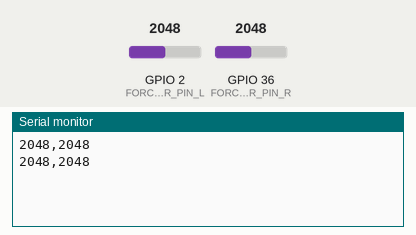
Simulated run of this sketch. Board: ESP32. Shown: the last lines printed to the serial monitor. The test bench sets the inputs (shaded band); at power-on: GPIO 2 (FORCE_SENSOR_PIN_L) = 2048, GPIO 36 (FORCE_SENSOR_PIN_R) = 2048.

Above: at 1.8 s.
1.9 s: GPIO 2 (FORCE_SENSOR_PIN_L) set to 2866
At 2.8 s:
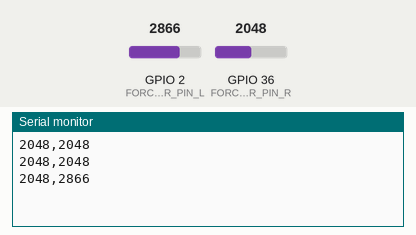
3.4 s: GPIO 36 (FORCE_SENSOR_PIN_R) set to 2866
At 4.7 s:
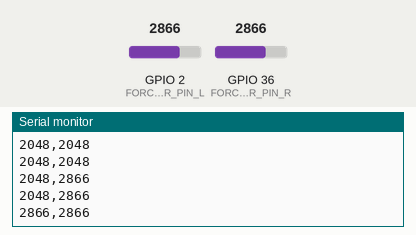
4.9 s: GPIO 2 (FORCE_SENSOR_PIN_L) set to 3603
At 5.7 s:
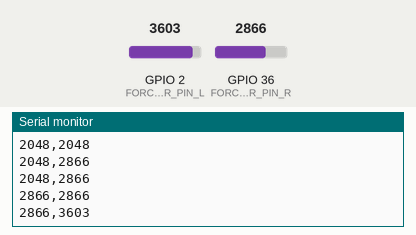
6.4 s: GPIO 36 (FORCE_SENSOR_PIN_R) set to 3603
At 7.8 s:
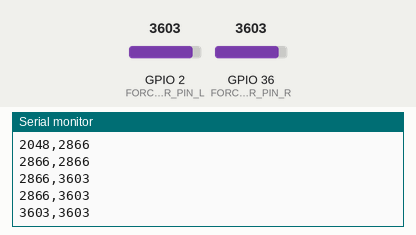
Timing chart, 0 to 8.9 s (numbered marks = the images above; inputs shaded):
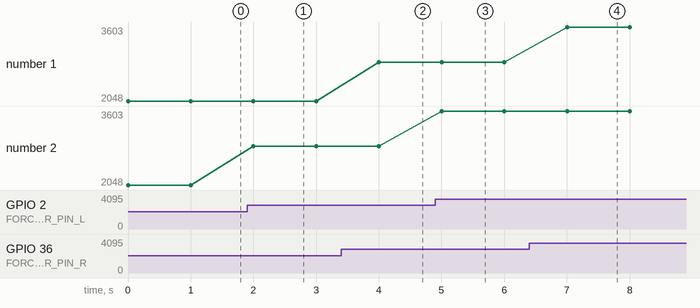

The sketch:

forcesensor.ino
```cpp
//This code builds off of code created by esp32io.com -- https://esp32io.com/tutorials/esp32-force-sensor

#define FORCE_SENSOR_PIN_R 36 // ESP32 pin GPIO36 (ADC0): the FSR and 10K pulldown are connected to A0
#define FORCE_SENSOR_PIN_L 2 // ESP2 pin GPIO2 (ADC12)

void setup() {
  Serial.begin(9600);

  // set the ADC attenuation to 11 dB (up to ~3.3V input)
  analogSetAttenuation(ADC_11db);
}

void loop() {
  int rVal = analogRead(FORCE_SENSOR_PIN_R);
  int lVal = analogRead(FORCE_SENSOR_PIN_L);

  Serial.printf("%d,%d",rVal,lVal); // print the raw analog reading
  Serial.println();

  delay(1000);
}
```

Measured:
- after the input at 1.9 s, the serial monitor: prints a new line after 0.10 s (image 1)
- after the input at 3.4 s, the serial monitor: prints a new line after 0.60 s (image 2)
- after the input at 4.9 s, the serial monitor: prints a new line after 0.10 s (image 3)
- after the input at 6.4 s, the serial monitor: prints a new line after 0.60 s (image 4)
- plotted number 2: 2048 → 2866 after the input at 1.9 s, 2866 → 3603 after the input at 4.9 s
